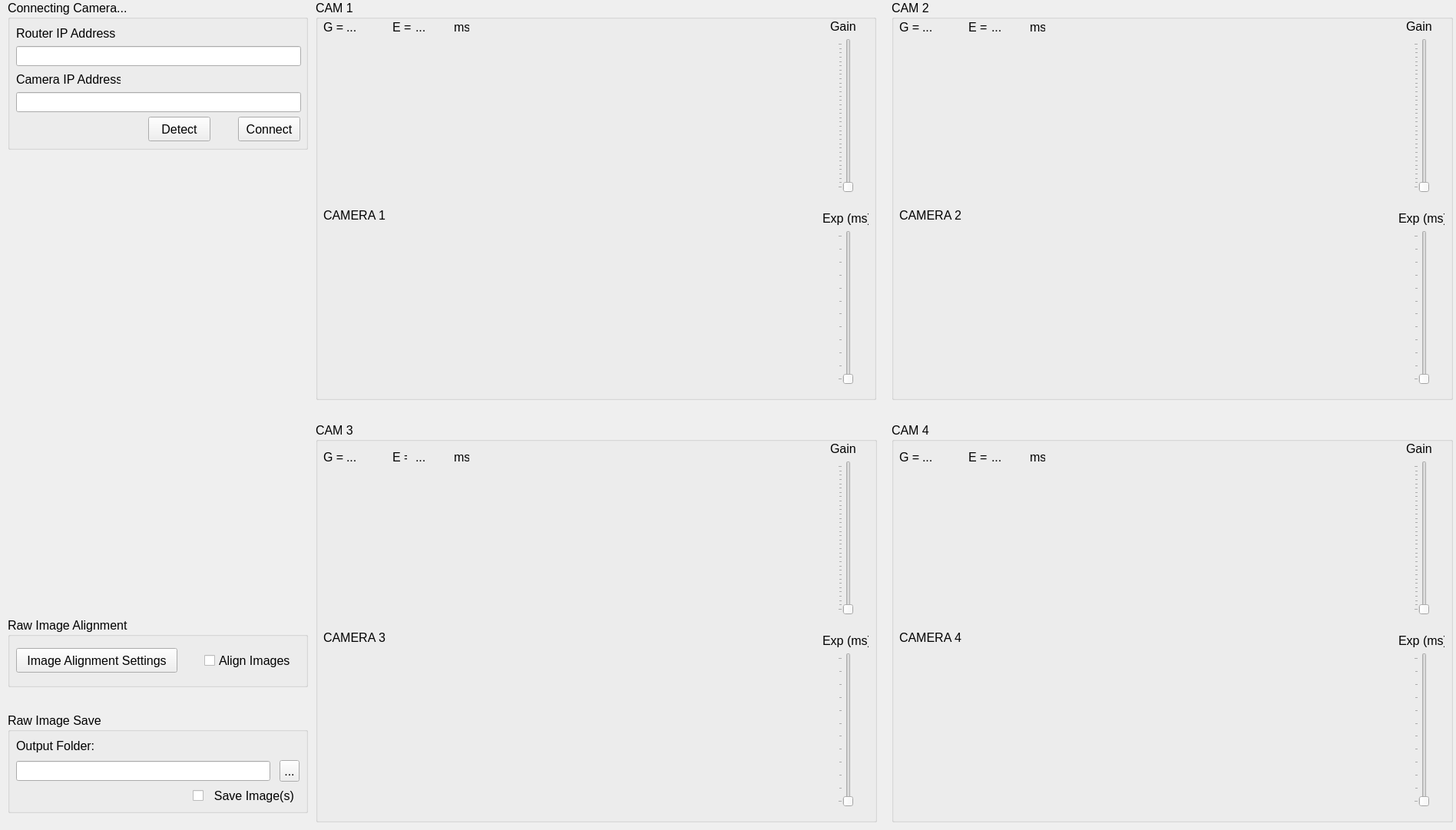
<?xml version="1.0" encoding="UTF-8"?>
<ui version="4.0">
 <class>Form</class>
 <widget class="QWidget" name="Form">
  <property name="geometry">
   <rect>
    <x>0</x>
    <y>0</y>
    <width>1896</width>
    <height>1081</height>
   </rect>
  </property>
  <property name="windowTitle">
   <string>Form</string>
  </property>
  <widget class="QGroupBox" name="camera_connect_2">
   <property name="geometry">
    <rect>
     <x>10</x>
     <y>0</y>
     <width>391</width>
     <height>195</height>
    </rect>
   </property>
   <property name="font">
    <font>
     <pointsize>12</pointsize>
     <bold>false</bold>
     <underline>false</underline>
    </font>
   </property>
   <property name="title">
    <string>Connecting Camera...</string>
   </property>
   <widget class="QLabel" name="router_ip_add_2">
    <property name="geometry">
     <rect>
      <x>11</x>
      <y>32</y>
      <width>129</width>
      <height>22</height>
     </rect>
    </property>
    <property name="text">
     <string>Router IP Address:</string>
    </property>
   </widget>
   <widget class="QLineEdit" name="router_ip_add_in_2">
    <property name="geometry">
     <rect>
      <x>11</x>
      <y>60</y>
      <width>371</width>
      <height>26</height>
     </rect>
    </property>
   </widget>
   <widget class="QLabel" name="cam_ip_add_2">
    <property name="geometry">
     <rect>
      <x>11</x>
      <y>92</y>
      <width>136</width>
      <height>22</height>
     </rect>
    </property>
    <property name="text">
     <string>Camera IP Address:</string>
    </property>
   </widget>
   <widget class="QLineEdit" name="cam_ip_add_in_2">
    <property name="geometry">
     <rect>
      <x>11</x>
      <y>120</y>
      <width>371</width>
      <height>26</height>
     </rect>
    </property>
   </widget>
   <widget class="QPushButton" name="detect_2">
    <property name="geometry">
     <rect>
      <x>183</x>
      <y>152</y>
      <width>81</width>
      <height>32</height>
     </rect>
    </property>
    <property name="text">
     <string>Detect</string>
    </property>
   </widget>
   <widget class="QPushButton" name="connect_2">
    <property name="geometry">
     <rect>
      <x>300</x>
      <y>152</y>
      <width>81</width>
      <height>32</height>
     </rect>
    </property>
    <property name="text">
     <string>Connect</string>
    </property>
   </widget>
  </widget>
  <widget class="QGroupBox" name="cam_view_5">
   <property name="geometry">
    <rect>
     <x>411</x>
     <y>0</y>
     <width>730</width>
     <height>521</height>
    </rect>
   </property>
   <property name="font">
    <font>
     <pointsize>12</pointsize>
     <bold>false</bold>
     <underline>false</underline>
    </font>
   </property>
   <property name="title">
    <string>CAM 1</string>
   </property>
   <widget class="QLabel" name="cam_image_2">
    <property name="geometry">
     <rect>
      <x>10</x>
      <y>60</y>
      <width>631</width>
      <height>441</height>
     </rect>
    </property>
    <property name="text">
     <string>CAMERA 1</string>
    </property>
   </widget>
   <widget class="QSlider" name="gain_slide_2">
    <property name="geometry">
     <rect>
      <x>680</x>
      <y>50</y>
      <width>20</width>
      <height>201</height>
     </rect>
    </property>
    <property name="font">
     <font>
      <pointsize>12</pointsize>
      <bold>false</bold>
      <underline>false</underline>
     </font>
    </property>
    <property name="maximum">
     <number>33</number>
    </property>
    <property name="pageStep">
     <number>0</number>
    </property>
    <property name="orientation">
     <enum>Qt::Orientation::Vertical</enum>
    </property>
    <property name="tickPosition">
     <enum>QSlider::TickPosition::TicksAbove</enum>
    </property>
   </widget>
   <widget class="QSlider" name="exp_slide_2">
    <property name="geometry">
     <rect>
      <x>680</x>
      <y>300</y>
      <width>20</width>
      <height>201</height>
     </rect>
    </property>
    <property name="font">
     <font>
      <pointsize>12</pointsize>
      <bold>false</bold>
      <underline>false</underline>
     </font>
    </property>
    <property name="minimum">
     <number>1</number>
    </property>
    <property name="maximum">
     <number>12</number>
    </property>
    <property name="pageStep">
     <number>0</number>
    </property>
    <property name="value">
     <number>1</number>
    </property>
    <property name="orientation">
     <enum>Qt::Orientation::Vertical</enum>
    </property>
    <property name="tickPosition">
     <enum>QSlider::TickPosition::TicksAbove</enum>
    </property>
   </widget>
   <widget class="QLabel" name="exp_2">
    <property name="geometry">
     <rect>
      <x>660</x>
      <y>270</y>
      <width>60</width>
      <height>29</height>
     </rect>
    </property>
    <property name="font">
     <font>
      <pointsize>12</pointsize>
      <bold>false</bold>
      <underline>false</underline>
     </font>
    </property>
    <property name="text">
     <string>Exp (ms)</string>
    </property>
   </widget>
   <widget class="QLabel" name="gain_2">
    <property name="geometry">
     <rect>
      <x>670</x>
      <y>20</y>
      <width>40</width>
      <height>29</height>
     </rect>
    </property>
    <property name="font">
     <font>
      <pointsize>12</pointsize>
      <bold>false</bold>
      <underline>false</underline>
     </font>
    </property>
    <property name="layoutDirection">
     <enum>Qt::LayoutDirection::LeftToRight</enum>
    </property>
    <property name="text">
     <string>Gain</string>
    </property>
   </widget>
   <widget class="QLabel" name="gain_status_label_2">
    <property name="geometry">
     <rect>
      <x>10</x>
      <y>20</y>
      <width>29</width>
      <height>30</height>
     </rect>
    </property>
    <property name="text">
     <string>G =</string>
    </property>
   </widget>
   <widget class="QLabel" name="gain_status_2">
    <property name="geometry">
     <rect>
      <x>40</x>
      <y>20</y>
      <width>41</width>
      <height>30</height>
     </rect>
    </property>
    <property name="text">
     <string>...</string>
    </property>
   </widget>
   <widget class="QLabel" name="exp_status_label_2">
    <property name="geometry">
     <rect>
      <x>100</x>
      <y>20</y>
      <width>30</width>
      <height>30</height>
     </rect>
    </property>
    <property name="text">
     <string>E =</string>
    </property>
   </widget>
   <widget class="QLabel" name="exp_status_2">
    <property name="geometry">
     <rect>
      <x>130</x>
      <y>20</y>
      <width>41</width>
      <height>30</height>
     </rect>
    </property>
    <property name="text">
     <string>...</string>
    </property>
   </widget>
   <widget class="QLabel" name="exp_status_label_ms_3">
    <property name="geometry">
     <rect>
      <x>180</x>
      <y>20</y>
      <width>20</width>
      <height>30</height>
     </rect>
    </property>
    <property name="text">
     <string>ms</string>
    </property>
   </widget>
  </widget>
  <widget class="QGroupBox" name="cam_view_6">
   <property name="geometry">
    <rect>
     <x>1161</x>
     <y>0</y>
     <width>731</width>
     <height>521</height>
    </rect>
   </property>
   <property name="font">
    <font>
     <pointsize>12</pointsize>
     <bold>false</bold>
     <underline>false</underline>
    </font>
   </property>
   <property name="title">
    <string>CAM 2</string>
   </property>
   <widget class="QLabel" name="cam_image_10">
    <property name="geometry">
     <rect>
      <x>10</x>
      <y>60</y>
      <width>631</width>
      <height>441</height>
     </rect>
    </property>
    <property name="text">
     <string>CAMERA 2</string>
    </property>
   </widget>
   <widget class="QSlider" name="gain_slide_10">
    <property name="geometry">
     <rect>
      <x>680</x>
      <y>50</y>
      <width>20</width>
      <height>201</height>
     </rect>
    </property>
    <property name="font">
     <font>
      <pointsize>12</pointsize>
      <bold>false</bold>
      <underline>false</underline>
     </font>
    </property>
    <property name="maximum">
     <number>33</number>
    </property>
    <property name="pageStep">
     <number>0</number>
    </property>
    <property name="orientation">
     <enum>Qt::Orientation::Vertical</enum>
    </property>
    <property name="tickPosition">
     <enum>QSlider::TickPosition::TicksAbove</enum>
    </property>
   </widget>
   <widget class="QSlider" name="exp_slide_10">
    <property name="geometry">
     <rect>
      <x>680</x>
      <y>300</y>
      <width>20</width>
      <height>201</height>
     </rect>
    </property>
    <property name="font">
     <font>
      <pointsize>12</pointsize>
      <bold>false</bold>
      <underline>false</underline>
     </font>
    </property>
    <property name="minimum">
     <number>1</number>
    </property>
    <property name="maximum">
     <number>12</number>
    </property>
    <property name="pageStep">
     <number>0</number>
    </property>
    <property name="value">
     <number>1</number>
    </property>
    <property name="orientation">
     <enum>Qt::Orientation::Vertical</enum>
    </property>
    <property name="tickPosition">
     <enum>QSlider::TickPosition::TicksAbove</enum>
    </property>
   </widget>
   <widget class="QLabel" name="exp_10">
    <property name="geometry">
     <rect>
      <x>660</x>
      <y>270</y>
      <width>60</width>
      <height>29</height>
     </rect>
    </property>
    <property name="font">
     <font>
      <pointsize>12</pointsize>
      <bold>false</bold>
      <underline>false</underline>
     </font>
    </property>
    <property name="text">
     <string>Exp (ms)</string>
    </property>
   </widget>
   <widget class="QLabel" name="gain_10">
    <property name="geometry">
     <rect>
      <x>670</x>
      <y>20</y>
      <width>40</width>
      <height>29</height>
     </rect>
    </property>
    <property name="font">
     <font>
      <pointsize>12</pointsize>
      <bold>false</bold>
      <underline>false</underline>
     </font>
    </property>
    <property name="layoutDirection">
     <enum>Qt::LayoutDirection::LeftToRight</enum>
    </property>
    <property name="text">
     <string>Gain</string>
    </property>
   </widget>
   <widget class="QLabel" name="gain_status_label_10">
    <property name="geometry">
     <rect>
      <x>10</x>
      <y>20</y>
      <width>30</width>
      <height>30</height>
     </rect>
    </property>
    <property name="text">
     <string>G =</string>
    </property>
   </widget>
   <widget class="QLabel" name="gain_status_10">
    <property name="geometry">
     <rect>
      <x>40</x>
      <y>20</y>
      <width>41</width>
      <height>30</height>
     </rect>
    </property>
    <property name="text">
     <string>...</string>
    </property>
   </widget>
   <widget class="QLabel" name="exp_status_label_10">
    <property name="geometry">
     <rect>
      <x>100</x>
      <y>20</y>
      <width>30</width>
      <height>30</height>
     </rect>
    </property>
    <property name="text">
     <string>E =</string>
    </property>
   </widget>
   <widget class="QLabel" name="exp_status_10">
    <property name="geometry">
     <rect>
      <x>130</x>
      <y>20</y>
      <width>41</width>
      <height>30</height>
     </rect>
    </property>
    <property name="text">
     <string>...</string>
    </property>
   </widget>
   <widget class="QLabel" name="exp_status_label_ms_10">
    <property name="geometry">
     <rect>
      <x>180</x>
      <y>20</y>
      <width>20</width>
      <height>30</height>
     </rect>
    </property>
    <property name="text">
     <string>ms</string>
    </property>
   </widget>
  </widget>
  <widget class="QGroupBox" name="cam_view_7">
   <property name="geometry">
    <rect>
     <x>411</x>
     <y>550</y>
     <width>731</width>
     <height>521</height>
    </rect>
   </property>
   <property name="font">
    <font>
     <pointsize>12</pointsize>
     <bold>false</bold>
     <underline>false</underline>
    </font>
   </property>
   <property name="title">
    <string>CAM 3</string>
   </property>
   <widget class="QLabel" name="cam_image_14">
    <property name="geometry">
     <rect>
      <x>10</x>
      <y>60</y>
      <width>631</width>
      <height>441</height>
     </rect>
    </property>
    <property name="text">
     <string>CAMERA 3</string>
    </property>
   </widget>
   <widget class="QSlider" name="gain_slide_14">
    <property name="geometry">
     <rect>
      <x>680</x>
      <y>50</y>
      <width>20</width>
      <height>201</height>
     </rect>
    </property>
    <property name="font">
     <font>
      <pointsize>12</pointsize>
      <bold>false</bold>
      <underline>false</underline>
     </font>
    </property>
    <property name="maximum">
     <number>33</number>
    </property>
    <property name="pageStep">
     <number>0</number>
    </property>
    <property name="orientation">
     <enum>Qt::Orientation::Vertical</enum>
    </property>
    <property name="tickPosition">
     <enum>QSlider::TickPosition::TicksAbove</enum>
    </property>
   </widget>
   <widget class="QSlider" name="exp_slide_14">
    <property name="geometry">
     <rect>
      <x>680</x>
      <y>300</y>
      <width>20</width>
      <height>201</height>
     </rect>
    </property>
    <property name="font">
     <font>
      <pointsize>12</pointsize>
      <bold>false</bold>
      <underline>false</underline>
     </font>
    </property>
    <property name="minimum">
     <number>1</number>
    </property>
    <property name="maximum">
     <number>12</number>
    </property>
    <property name="pageStep">
     <number>0</number>
    </property>
    <property name="value">
     <number>1</number>
    </property>
    <property name="orientation">
     <enum>Qt::Orientation::Vertical</enum>
    </property>
    <property name="tickPosition">
     <enum>QSlider::TickPosition::TicksAbove</enum>
    </property>
   </widget>
   <widget class="QLabel" name="exp_14">
    <property name="geometry">
     <rect>
      <x>660</x>
      <y>270</y>
      <width>60</width>
      <height>29</height>
     </rect>
    </property>
    <property name="font">
     <font>
      <pointsize>12</pointsize>
      <bold>false</bold>
      <underline>false</underline>
     </font>
    </property>
    <property name="text">
     <string>Exp (ms)</string>
    </property>
   </widget>
   <widget class="QLabel" name="gain_14">
    <property name="geometry">
     <rect>
      <x>670</x>
      <y>20</y>
      <width>40</width>
      <height>29</height>
     </rect>
    </property>
    <property name="font">
     <font>
      <pointsize>12</pointsize>
      <bold>false</bold>
      <underline>false</underline>
     </font>
    </property>
    <property name="layoutDirection">
     <enum>Qt::LayoutDirection::LeftToRight</enum>
    </property>
    <property name="text">
     <string>Gain</string>
    </property>
   </widget>
   <widget class="QLabel" name="gain_status_label_14">
    <property name="geometry">
     <rect>
      <x>10</x>
      <y>30</y>
      <width>29</width>
      <height>30</height>
     </rect>
    </property>
    <property name="text">
     <string>G =</string>
    </property>
   </widget>
   <widget class="QLabel" name="gain_status_14">
    <property name="geometry">
     <rect>
      <x>40</x>
      <y>30</y>
      <width>41</width>
      <height>30</height>
     </rect>
    </property>
    <property name="text">
     <string>...</string>
    </property>
   </widget>
   <widget class="QLabel" name="exp_status_label_14">
    <property name="geometry">
     <rect>
      <x>100</x>
      <y>30</y>
      <width>19</width>
      <height>30</height>
     </rect>
    </property>
    <property name="text">
     <string>E =</string>
    </property>
   </widget>
   <widget class="QLabel" name="exp_status_14">
    <property name="geometry">
     <rect>
      <x>130</x>
      <y>30</y>
      <width>41</width>
      <height>30</height>
     </rect>
    </property>
    <property name="text">
     <string>...</string>
    </property>
   </widget>
   <widget class="QLabel" name="exp_status_label_ms_14">
    <property name="geometry">
     <rect>
      <x>180</x>
      <y>30</y>
      <width>20</width>
      <height>30</height>
     </rect>
    </property>
    <property name="text">
     <string>ms</string>
    </property>
   </widget>
  </widget>
  <widget class="QGroupBox" name="image_save_5">
   <property name="geometry">
    <rect>
     <x>10</x>
     <y>928</y>
     <width>391</width>
     <height>131</height>
    </rect>
   </property>
   <property name="font">
    <font>
     <pointsize>12</pointsize>
     <bold>false</bold>
     <underline>false</underline>
    </font>
   </property>
   <property name="title">
    <string>Raw Image Save</string>
   </property>
   <widget class="QLineEdit" name="folder_save_path_5">
    <property name="geometry">
     <rect>
      <x>11</x>
      <y>63</y>
      <width>331</width>
      <height>26</height>
     </rect>
    </property>
   </widget>
   <widget class="QLabel" name="img_dir_5">
    <property name="geometry">
     <rect>
      <x>11</x>
      <y>32</y>
      <width>103</width>
      <height>22</height>
     </rect>
    </property>
    <property name="text">
     <string>Output Folder:</string>
    </property>
   </widget>
   <widget class="QCheckBox" name="img_save_act_5">
    <property name="geometry">
     <rect>
      <x>241</x>
      <y>96</y>
      <width>139</width>
      <height>24</height>
     </rect>
    </property>
    <property name="sizePolicy">
     <sizepolicy hsizetype="Preferred" vsizetype="Fixed">
      <horstretch>0</horstretch>
      <verstretch>0</verstretch>
     </sizepolicy>
    </property>
    <property name="text">
     <string>  Save Image(s)</string>
    </property>
   </widget>
   <widget class="QToolButton" name="folder_save_open_dir_5">
    <property name="geometry">
     <rect>
      <x>354</x>
      <y>62</y>
      <width>26</width>
      <height>28</height>
     </rect>
    </property>
    <property name="text">
     <string>...</string>
    </property>
   </widget>
  </widget>
  <widget class="QGroupBox" name="cam_view_8">
   <property name="geometry">
    <rect>
     <x>1161</x>
     <y>550</y>
     <width>731</width>
     <height>521</height>
    </rect>
   </property>
   <property name="font">
    <font>
     <pointsize>12</pointsize>
     <bold>false</bold>
     <underline>false</underline>
    </font>
   </property>
   <property name="title">
    <string>CAM 4</string>
   </property>
   <widget class="QLabel" name="cam_image_15">
    <property name="geometry">
     <rect>
      <x>10</x>
      <y>60</y>
      <width>631</width>
      <height>441</height>
     </rect>
    </property>
    <property name="text">
     <string>CAMERA 4</string>
    </property>
   </widget>
   <widget class="QSlider" name="gain_slide_15">
    <property name="geometry">
     <rect>
      <x>680</x>
      <y>50</y>
      <width>20</width>
      <height>201</height>
     </rect>
    </property>
    <property name="font">
     <font>
      <pointsize>12</pointsize>
      <bold>false</bold>
      <underline>false</underline>
     </font>
    </property>
    <property name="maximum">
     <number>33</number>
    </property>
    <property name="pageStep">
     <number>0</number>
    </property>
    <property name="orientation">
     <enum>Qt::Orientation::Vertical</enum>
    </property>
    <property name="tickPosition">
     <enum>QSlider::TickPosition::TicksAbove</enum>
    </property>
   </widget>
   <widget class="QSlider" name="exp_slide_15">
    <property name="geometry">
     <rect>
      <x>680</x>
      <y>300</y>
      <width>20</width>
      <height>201</height>
     </rect>
    </property>
    <property name="font">
     <font>
      <pointsize>12</pointsize>
      <bold>false</bold>
      <underline>false</underline>
     </font>
    </property>
    <property name="minimum">
     <number>1</number>
    </property>
    <property name="maximum">
     <number>12</number>
    </property>
    <property name="pageStep">
     <number>0</number>
    </property>
    <property name="value">
     <number>1</number>
    </property>
    <property name="orientation">
     <enum>Qt::Orientation::Vertical</enum>
    </property>
    <property name="tickPosition">
     <enum>QSlider::TickPosition::TicksAbove</enum>
    </property>
   </widget>
   <widget class="QLabel" name="exp_15">
    <property name="geometry">
     <rect>
      <x>660</x>
      <y>270</y>
      <width>60</width>
      <height>29</height>
     </rect>
    </property>
    <property name="font">
     <font>
      <pointsize>12</pointsize>
      <bold>false</bold>
      <underline>false</underline>
     </font>
    </property>
    <property name="text">
     <string>Exp (ms)</string>
    </property>
   </widget>
   <widget class="QLabel" name="gain_15">
    <property name="geometry">
     <rect>
      <x>670</x>
      <y>20</y>
      <width>40</width>
      <height>29</height>
     </rect>
    </property>
    <property name="font">
     <font>
      <pointsize>12</pointsize>
      <bold>false</bold>
      <underline>false</underline>
     </font>
    </property>
    <property name="layoutDirection">
     <enum>Qt::LayoutDirection::LeftToRight</enum>
    </property>
    <property name="text">
     <string>Gain</string>
    </property>
   </widget>
   <widget class="QLabel" name="gain_status_label_15">
    <property name="geometry">
     <rect>
      <x>10</x>
      <y>30</y>
      <width>30</width>
      <height>30</height>
     </rect>
    </property>
    <property name="text">
     <string>G =</string>
    </property>
   </widget>
   <widget class="QLabel" name="gain_status_15">
    <property name="geometry">
     <rect>
      <x>40</x>
      <y>30</y>
      <width>41</width>
      <height>30</height>
     </rect>
    </property>
    <property name="text">
     <string>...</string>
    </property>
   </widget>
   <widget class="QLabel" name="exp_status_label_15">
    <property name="geometry">
     <rect>
      <x>100</x>
      <y>30</y>
      <width>30</width>
      <height>30</height>
     </rect>
    </property>
    <property name="text">
     <string>E =</string>
    </property>
   </widget>
   <widget class="QLabel" name="exp_status_15">
    <property name="geometry">
     <rect>
      <x>130</x>
      <y>30</y>
      <width>41</width>
      <height>30</height>
     </rect>
    </property>
    <property name="text">
     <string>...</string>
    </property>
   </widget>
   <widget class="QLabel" name="exp_status_label_ms_15">
    <property name="geometry">
     <rect>
      <x>180</x>
      <y>30</y>
      <width>20</width>
      <height>30</height>
     </rect>
    </property>
    <property name="text">
     <string>ms</string>
    </property>
   </widget>
  </widget>
  <widget class="QGroupBox" name="image_overlay_2">
   <property name="geometry">
    <rect>
     <x>10</x>
     <y>804</y>
     <width>391</width>
     <height>91</height>
    </rect>
   </property>
   <property name="font">
    <font>
     <pointsize>12</pointsize>
     <bold>false</bold>
     <underline>false</underline>
    </font>
   </property>
   <property name="title">
    <string>Raw Image Alignment</string>
   </property>
   <widget class="QPushButton" name="img_overlay_open_2">
    <property name="geometry">
     <rect>
      <x>11</x>
      <y>40</y>
      <width>210</width>
      <height>32</height>
     </rect>
    </property>
    <property name="text">
     <string>Image Alignment Settings</string>
    </property>
   </widget>
   <widget class="QCheckBox" name="img_overlay_act_2">
    <property name="geometry">
     <rect>
      <x>256</x>
      <y>44</y>
      <width>124</width>
      <height>24</height>
     </rect>
    </property>
    <property name="text">
     <string>Align Images</string>
    </property>
   </widget>
  </widget>
 </widget>
 <resources/>
 <connections/>
</ui>
